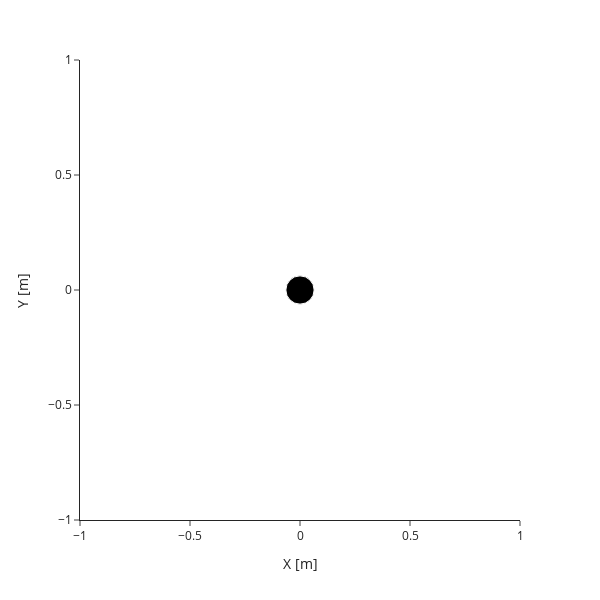

Notebook code cell kept with this figure:
### Code cell
import plotly.express as px

string_locations = detector.string_locations.df[["x", "y"]].drop_duplicates()
string_locations['size'] = 5

fig = px.scatter(x=string_locations.to_numpy()[:,0], y=string_locations.to_numpy()[:,1], color_discrete_sequence=['black'], size=string_locations['size'], opacity=1,labels={
                     "x": "X [m]",
                     "y": "Y [m]"
                 })

camera = dict(
    eye=dict(x=1, y=2, z=0.1)
)

fig.update_layout(
    autosize=False,
    width=600,
    height=600,
    template='simple_white',
    scene=go.layout.Scene(
        xaxis=go.layout.scene.XAxis(title='x [m]'),
        yaxis=go.layout.scene.YAxis(title='y [m]')
    ),
    #plot_bgcolor= '#fff'
)
fig.write_image(configuration['geometry']['type'] + '_top.png', scale=2)
fig

### Figure 1 — Plotly figure (JSON) as saved in the notebook; plotly's stock layout.template omitted (floating-point values rounded to 4 significant figures)
{"data": [{"hovertemplate": "X [m]=%{x}<br>Y [m]=%{y}<br>size=%{marker.size}<extra></extra>", "legendgroup": "", "marker": {"color": "black", "opacity": 1, "size": [5], "sizemode": "area", "sizeref": 0.0125, "symbol": "circle"}, "mode": "markers", "name": "", "orientation": "v", "showlegend": false, "type": "scatter", "x": [0], "xaxis": "x", "y": [0], "yaxis": "y"}], "layout": {"autosize": false, "height": 600, "legend": {"itemsizing": "constant", "tracegroupgap": 0}, "margin": {"t": 60}, "scene": {"xaxis": {"title": {"text": "x [m]"}}, "yaxis": {"title": {"text": "y [m]"}}}, "width": 600, "xaxis": {"anchor": "y", "autorange": true, "domain": [0, 1], "range": [-1, 1], "title": {"text": "X [m]"}, "type": "linear"}, "yaxis": {"anchor": "x", "autorange": true, "domain": [0, 1], "range": [-1, 1], "title": {"text": "Y [m]"}, "type": "linear"}}}
